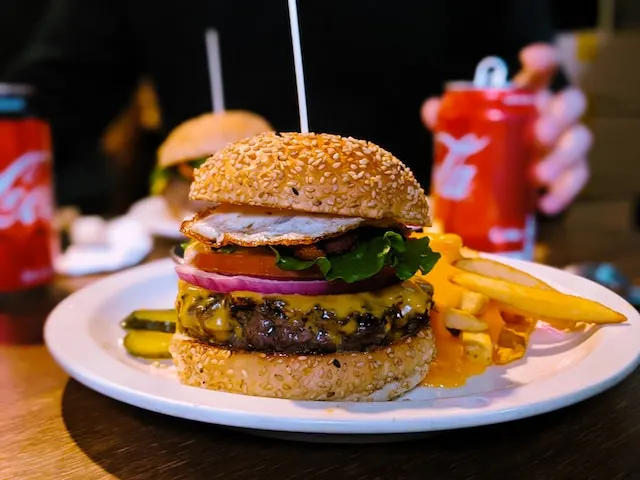
#> input picture images/gallery/1.webp, 640 x 480 px
$ python resize.py
#> lines starting #> are read from the running program, lines starting #| are printed output that depends on the picture
from PIL import Image
import os

# Get user input for image width
width = int(input("Enter the desired width: "))
#> the answer given: 100

# Set the directory to the current directory
dir_path = os.getcwd()

# Loop through all files in the directory
for file_name in os.listdir(dir_path):
    # Check if the file is an image
    if file_name.endswith(".jpg") or file_name.endswith(".png") or file_name.endswith(".webp"):
        # Open the image using Pillow
        image_path = os.path.join(dir_path, file_name)
        image = Image.open(image_path)
#> image is the input picture: PIL image 640x480 RGB; mean R, G, B 110.3, 76.3, 57.4

        # Calculate the new height based on the aspect ratio of the original image
        aspect_ratio = image.width / image.height
#> aspect_ratio = 1.33
        height = int(width / aspect_ratio)
#> height = 75

        # Resize the image
        resized_image = image.resize((width, height))
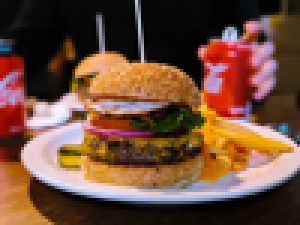
#> resized_image: PIL image 100x75 RGB (shown 3 times larger); mean R, G, B 110.4, 76.3, 57.4

        # Overwrite the original image with the resized image
        resized_image.save(image_path)

        # Close the image
        image.close()
#> pass 2 of the loop `for file_name in os.listdir(dir_path):`:
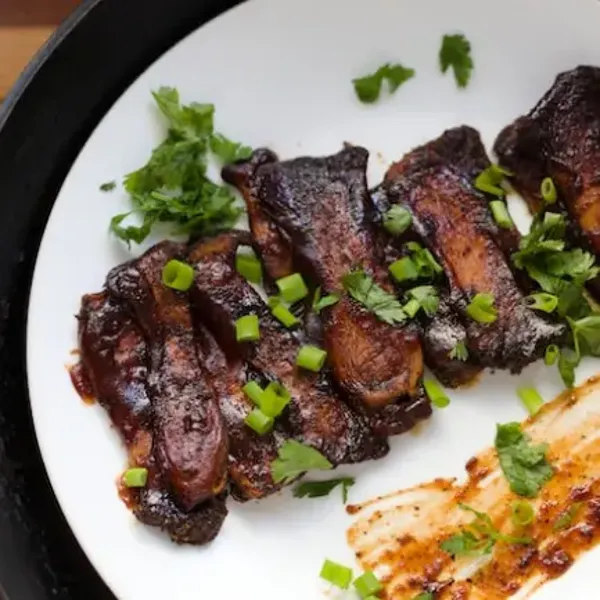
#> input picture images/gallery/2.webp, 600 x 600 px
#> image is the input picture: PIL image 600x600 RGB; mean R, G, B 132.9, 119.5, 101.3
#> `resized_image = image.resize((width, height))`:
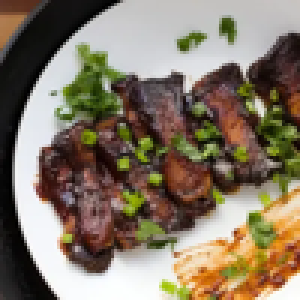
#> resized_image: PIL image 100x100 RGB (shown 3 times larger); mean R, G, B 132.9, 119.5, 101.4

print("All images have been resized.")
